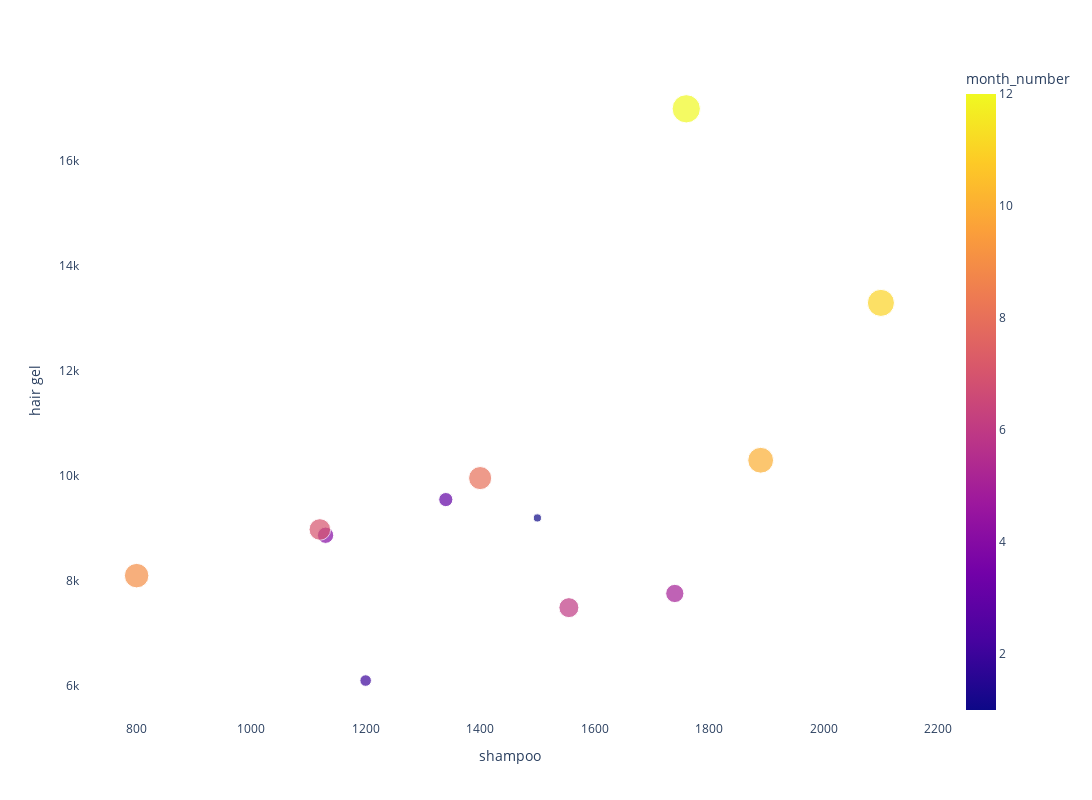

The code cell stored with this chart in its notebook:
### Markdown cell above
#### c. Plot scatter plot taking two product’s sale at a time

### Code cell
fig = px.scatter(df,x='shampoo', y= 'hair gel',color="month_number",
                 size='month_number', hover_data=['month_number'])

fig.update_layout(autosize=False,
                  width=1500,
                  height=800,
                  template = "plotly_white")
fig.update_xaxes(showgrid= False)
fig.update_yaxes(showgrid= False)
fig.update_layout(hovermode="x")     

fig.show()

### Figure 1 — Plotly figure (JSON) as saved in the notebook; plotly's stock layout.template omitted (floating-point values rounded to 4 significant figures)
{"data": [{"customdata": [[1], [2], [3], [4], [5], [6], [7], [8], [9], [10], [11], [12]], "hovertemplate": "shampoo=%{x}<br>hair gel=%{y}<br>month_number=%{marker.color}<extra></extra>", "legendgroup": "", "marker": {"color": [1, 2, 3, 4, 5, 6, 7, 8, 9, 10, 11, 12], "coloraxis": "coloraxis", "size": [1, 2, 3, 4, 5, 6, 7, 8, 9, 10, 11, 12], "sizemode": "area", "sizeref": 0.03, "symbol": "circle"}, "mode": "markers", "name": "", "orientation": "v", "showlegend": false, "type": "scatter", "x": [1500, 1200, 1340, 1130, 1740, 1555, 1120, 1400, 800, 1890, 2100, 1760], "xaxis": "x", "y": [9200, 6100, 9550, 8870, 7760, 7490, 8980, 9960, 8100, 10300, 13300, 17000], "yaxis": "y"}], "layout": {"autosize": false, "coloraxis": {"colorbar": {"title": {"text": "month_number"}}, "colorscale": [[0, "#0d0887"], [0.1111, "#46039f"], [0.2222, "#7201a8"], [0.3333, "#9c179e"], [0.4444, "#bd3786"], [0.5556, "#d8576b"], [0.6667, "#ed7953"], [0.7778, "#fb9f3a"], [0.8889, "#fdca26"], [1, "#f0f921"]]}, "height": 800, "hovermode": "x", "legend": {"itemsizing": "constant", "tracegroupgap": 0}, "margin": {"t": 60}, "width": 1500, "xaxis": {"anchor": "y", "domain": [0, 1], "showgrid": false, "title": {"text": "shampoo"}}, "yaxis": {"anchor": "x", "domain": [0, 1], "showgrid": false, "title": {"text": "hair gel"}}}}
